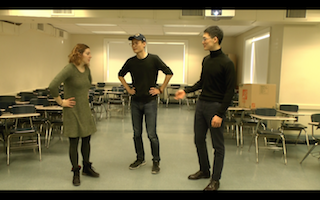
#> input picture background/small.png, 320 x 200 px, given in place of image1.png, which was not available
$ python subtract.py
#> lines starting #> are read from the running program, lines starting #| are printed output that depends on the picture; pictures that were not available may be replaced by others from this repository, and a replacement may not be noted
import cv2
import matplotlib.pyplot as plt
import numpy as np
import copy

IMG_PATH = 'image1.png'
img = cv2.imread(IMG_PATH, 1)
#> img is the input picture: shape (200, 320, 3); mean B, G, R 74.9, 113.6, 124.5
bg = cv2.imread("bg.png", 1)
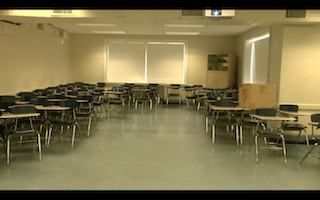
#> input picture background/bg.png, 320 x 200 px
#> bg is the input picture: shape (200, 320, 3); mean B, G, R 75, 114.5, 125.1

# [127 lines left out: functions sub1, sub_lab, not called in this run]


def sub_rgb(img, bg):
    original = cv2.cvtColor(img, cv2.COLOR_BGR2RGB)

    img = cv2.cvtColor(img, cv2.COLOR_BGR2RGB)
    bg = cv2.cvtColor(bg, cv2.COLOR_BGR2RGB)


    # split color
    r, g, b = cv2.split(img)
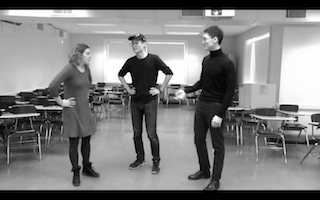
#> r: shape (200, 320); min 0, max 255, mean 124.5
    br, bg, bb = cv2.split(bg)
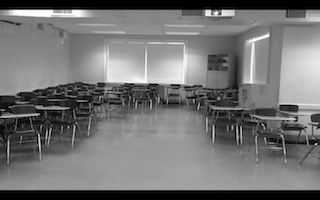
#> bg: shape (200, 320); min 0, max 255, mean 114.5
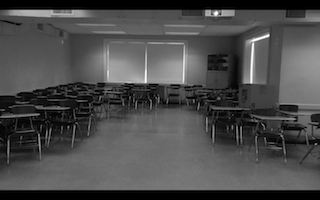
#> bb: shape (200, 320); min 0, max 255, mean 75

    # subtract bg
    sr = r - br
    sg = g - bg
    sb = b - bb
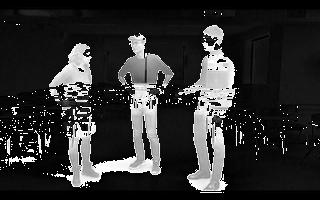
#> sb: shape (200, 320); min 0, max 255, mean 47

    rgb_sum = np.add(sb, np.add(sr, sg))

    # threshold
    # remove if under 50
    ret,thresh = cv2.threshold(rgb_sum,50,255,cv2.THRESH_TOZERO)
    # remove if over 200
    ret,thresh = cv2.threshold(thresh,200,255,cv2.THRESH_TOZERO_INV)

    # closing
    shape = (3, 3)
    kernel = np.ones(shape, np.uint8)
    # closing = cv2.morphologyEx(thresh, cv2.MORPH_CLOSE, kernel)
    dilation = cv2.dilate(thresh,kernel,iterations = 3)
    erosion = cv2.erode(dilation,kernel,iterations = 3)
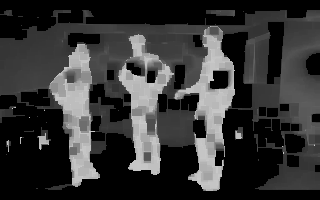
#> erosion: shape (200, 320); min 0, max 200, mean 52
    closing = erosion

    #opening
    opening = cv2.morphologyEx(closing, cv2.MORPH_OPEN, kernel)


    # mask
    mask = opening
    final = cv2.bitwise_or(original, original, mask=mask)
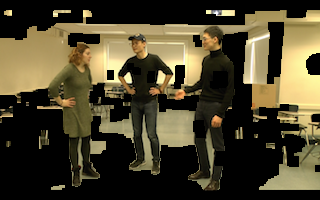
#> final: shape (200, 320, 3); mean R, G, B 75, 67.3, 44.3


    subplot_num = (4,4)

    def show(order, img, title=""):
        plt.subplot(* subplot_num, order)
        plt.title(title)
        plt.axis("off")
        plt.imshow(img)

    show(1, r, "R")
    show(2, g, "G")
    show(3, b, "B")
    # show(4, b, "B")

    show(5, br, "R")
    show(6, bg, "G")
    show(7, bb, "B")
    # show(8, bb, "B")

    show(9, sr, "R")
    show(10, sg, "G")
    show(11, sb, "B")
    show(12, rgb_sum, "SUM")

    show(13, thresh, "thresh")
    show(14, closing, "closing")
    show(15, opening, "opening")
    show(16, final, "Mask")
    plt.show()

if __name__ == "__main__":
    sub_rgb(img, bg)
